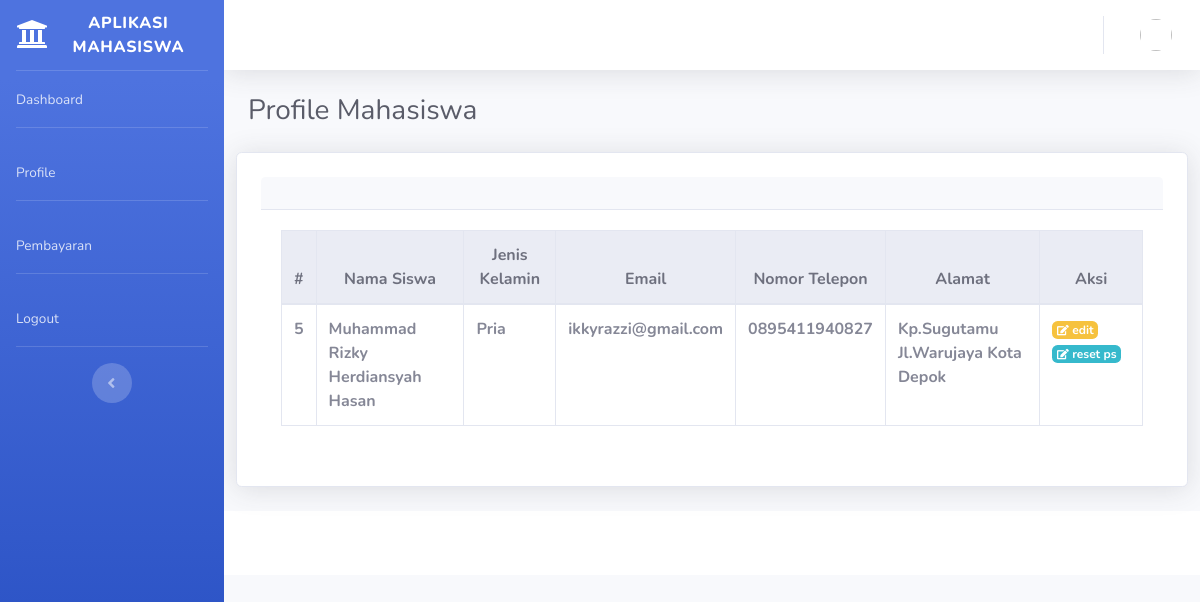
Page /profile.php (signed in) on the committed database.
### tables this page shows
CREATE TABLE `user` (
  `id` int(11) NOT NULL,
  `username` varchar(50) NOT NULL,
  `password` varchar(255) NOT NULL,
  `nama` varchar(255) NOT NULL,
  `jk` enum('Pria','Wanita') NOT NULL,
  `email` varchar(255) NOT NULL,
  `no_hp` varchar(255) NOT NULL,
  `alamat` varchar(255) NOT NULL
);

### functions.php (called while the page is built, shortened)
<?php
$conn = mysqli_connect("localhost", "root", "", "kampus");
function query($query) {
    global $conn;
    $result = mysqli_query($conn, $query);
    $rows = [];
    while ($row = mysqli_fetch_assoc($result)) {
        $rows[] = $row;
    }
    return $rows;
}
?>

### profile.php (the view, shortened to what this page needs)
<?php
	include 'functions.php';
    $user = query("SELECT * FROM user");
  ?>
<!DOCTYPE html>
<html lang="en">
<head>
  <link href="assets/vendor/fontawesome-free/css/all.min.css" rel="stylesheet" type="text/css">
  <link href="assets/css/sb-admin-2.min.css" rel="stylesheet">
</head>
<body id="page-top">
  <div id="wrapper">
    <ul class="navbar-nav bg-gradient-primary sidebar sidebar-dark accordion" id="accordionSidebar">
      <a class="sidebar-brand d-flex align-items-center justify-content-center" href="index.php">
        <div class="sidebar-brand-icon">
          <i class="fas fa-university"></i>
        </div>
        <div class="sidebar-brand-text mx-3">Aplikasi Mahasiswa</div>
      </a>
      <hr class="sidebar-divider my-0">
      <li class="nav-item">
        <a class="nav-link" href="index.php">
          <span>Dashboard</span></a>
      </li>
      <hr class="sidebar-divider">
      <li class="nav-item">
        <a class="nav-link" href="profile.php">
          <span>Profile</span></a>
      </li>
      <hr class="sidebar-divider">
      <li class="nav-item">
        <a class="nav-link" href="pembayaran.php">
          <span>Pembayaran</span></a>
      </li>
      <hr class="sidebar-divider">
      <li class="nav-item">
        <a class="nav-link" href="" data-toggle="modal" data-target="#logoutModal">
          <span>Logout</span></a>
      </li>
      <hr class="sidebar-divider d-none d-md-block">
      <div class="text-center d-none d-md-inline">
        <button class="rounded-circle border-0" id="sidebarToggle"></button>
      </div>
    </ul>
    <div id="content-wrapper" class="d-flex flex-column">
      <div id="content">
        <nav class="navbar navbar-expand navbar-light bg-white topbar mb-4 static-top shadow">
          <ul class="navbar-nav ml-auto">
            <li class="nav-item dropdown no-arrow">
              <a class="nav-link dropdown-toggle" href="#" id="userDropdown" role="button" data-toggle="dropdown" aria-haspopup="true" aria-expanded="false">
                <img class="img-profile rounded-circle">
              </a>
            </li>
          </ul>
        </nav>
        <div class="container-fluid">
          <h1 class="h3 mb-4 text-gray-800">Profile Mahasiswa</h1>
          <div class="row">
          <div class="card shadow mb-4 py-4 px-4 col-12">
        <div class="card-header py-3 d-sm-flex align-items-center justify-content-between">
        </div>
        <div class="card-body">
            <div class="table-responsive">
                <table class="table table-bordered" id="dataTable" width="100%" cellspacing="0">
                    <thead class="text-center thead-light">
                        <tr>
                            <th scope="col">#</th>
                            <th scope="col">Nama Siswa</th>
                            <th scope="col">Jenis Kelamin</th>
                            <th scope="col">Email</th>
                            <th scope="col">Nomor Telepon</th>
                            <th scope="col">Alamat</th>
                            <th scope="col">Aksi</th>
                        </tr>
                    </thead>
                    <tbody>
                        <?php foreach ($user as $s) : ?>
                            <tr>
                                <th scope="row"><?= $s['id']; ?></th>
                                <th scope="row"><?= $s['nama']; ?></th>
                                <th scope="row"><?= $s['jk']; ?></th>
                                <th scope="row"><?= $s['email']; ?></th>
                                <th scope="row"><?= $s['no_hp']; ?></th>
                                <th scope="row"><?= $s['alamat']; ?></th>
                                <td class="actions">
                                    <a href="ubah.php?id=<?= $s['id']; ?>" class="badge badge-warning mr-1" data-toggle="mahasiswa">
                                        <i class="fas fa-edit fa-sm"></i> edit
                                    </a>
                                    <a href="resetpassword.php?id=<?= $s['id']; ?>" class="badge badge-info" data-toggle="mahasiswa">
                                        <i class="fas fa-edit fa-sm"></i> reset ps
                                    </a>
                                </td>
                            </tr>
                        <?php endforeach; ?>
                    </tbody>
                </table>
            </div>
        </div>
    </div>
          </div>
        </div>
      <footer class="sticky-footer bg-white">
      </footer>
    </div>
  </div>
</body>
</html>

### rows in the picture
user: id "5", nama "Muhammad Rizky Herdiansyah Hasan", jk "Pria", email "ikkyrazzi@gmail.com", no_hp "0895411940827", alamat "Kp.Sugutamu Jl.Warujaya Kota Depok"
